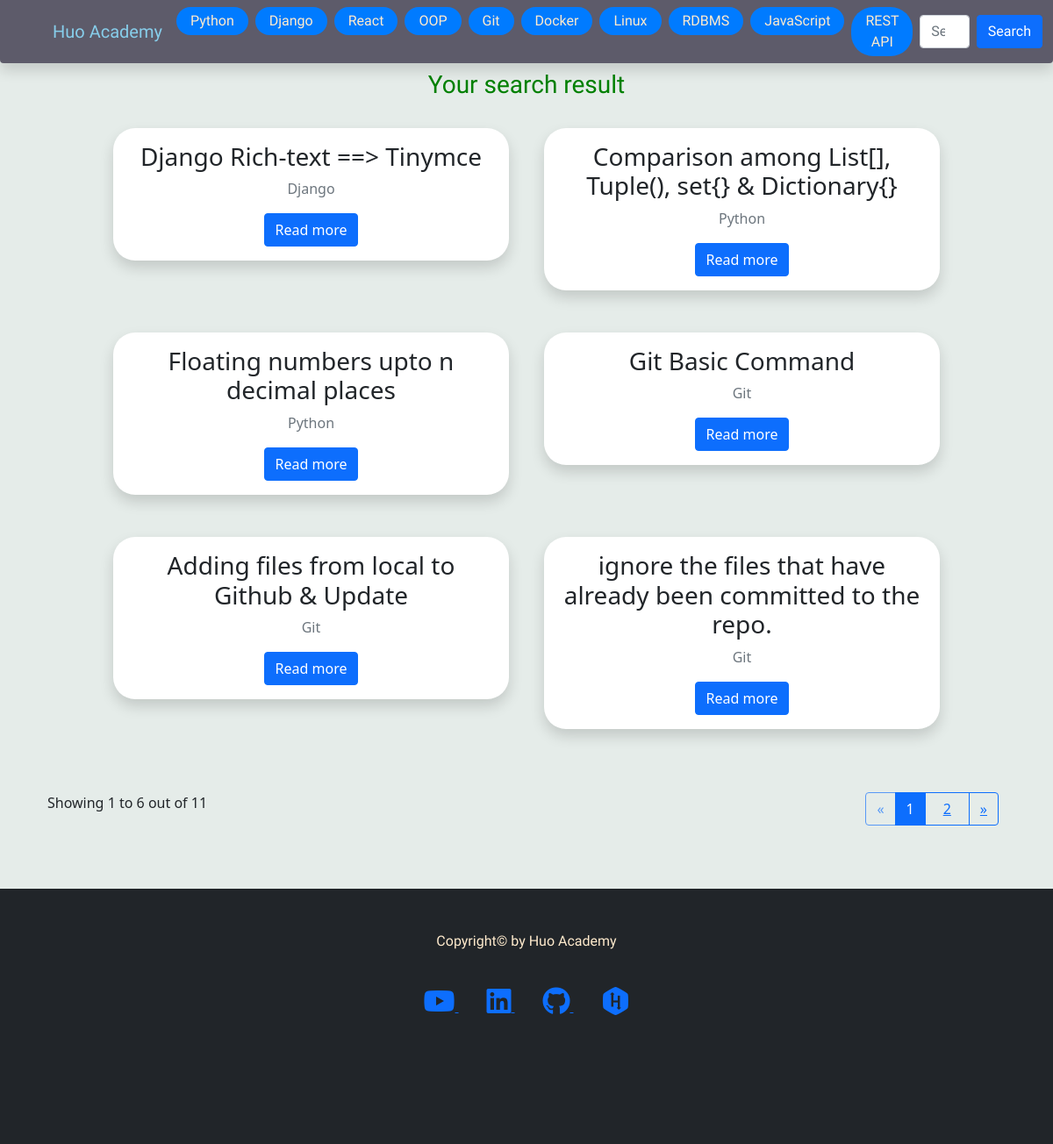
Screenshot of /search with the database file from the repository.
### blog/models.py (models this page shows, shortened)
class category(models.Model):
    name = models.CharField(max_length=50)
    def __str__(self):
        return self.name

class blogPost(models.Model):
    category = models.ForeignKey(category, on_delete=models.SET_NULL, null=True, blank=True )
    subCategory = models.ForeignKey(subCategory, on_delete=models.SET_NULL, null=True, blank=True )
    date = models.DateField(default=datetime.now)
    title = models.CharField(max_length=500)
    desc = tinymce_models.HTMLField(null=True,blank=True)

### blog/views.py (the view)
# urls.py: path('search', views.search_view, name='search')
def search_view(request):
    search=''
    searchItem = BMODEL.blogPost.objects.all()
    total_searchItem=searchItem.count() # for counting total in pagination
    if request.method == 'POST':
        search = request.POST.get('search')
        searchItem = BMODEL.blogPost.objects.filter(title__contains = search)
        total_searchItem=searchItem.count() # for counting total in pagination
    page = request.GET.get('page', 1)
    paginator = Paginator(searchItem, 6)  #6 objects in each page.
    try:
	    searchItem = paginator.page(page)
    except PageNotAnInteger:
	    searchItem = paginator.page(1)
    except EmptyPage:
	    searchItem = paginator.page(paginator.num_pages)
    context={
        'searchItem':searchItem,
        'search':search,
        'total_searchItem':total_searchItem,
    }
    return render(request, 'home/search.html',context)

### blog/templatetags/nav_tag.py (called while the page is built)
@register.simple_tag
def categoryfornav():
    cat = BMODEL.category.objects.all()
    return cat

### templates/home/search.html (shortened to what this page needs)
{% extends 'home/base.html' %} {% block content %}
<div class="container">
  <div class="row d-flex justify-content-center">
    <h3 class="m-2 heading text-center">Your search result</h3>
    {% for item in searchItem %}
    <div class="col-lg-5 m-2">
      <div class="shadow bgwhite border-radius25 my-3 p-2">
        <div class="row text-center p-2">
          <h3>{{item.title}}</h3>
          <p class="text-muted">{{item.category}}</p>
          <div class="col">
            <a
              href="/blog/{{item.category.id}}?getid={{item.id}}"
              class="btn btn-primary border-radius"
              >Read more</a
            >
          </div>
        </div>
      </div>
    </div>
    {% endfor %}
  </div>
  <br><br>
  <div class="container">
    <div class="row">
      <div class="col-md-6">
        Showing {{searchItem.start_index }} to {{searchItem.end_index }} out of
        {{total_searchItem}}
      </div>
      <div class="col-md-6" style="display: flex; justify-content: end">
        {% if searchItem.has_other_pages %}
        <div class="btn-group me-2" role="group" aria-label="First group">
          {% if searchItem.has_previous %}
          <button type="button" class="btn btn-outline-primary">
            <a href="?page={{ searchItem.previous_page_number }}">&laquo;</a>
          </button>
          {% else %}
          <button type="button" class="btn btn-outline-primary disabled">
            <span>&laquo;</span>
          </button>
          {% endif %} {% for i in searchItem.paginator.page_range %}
          {% if searchItem.number == i %}
          <button type="button" class="btn btn-outline-primary active">
            {{ i }}<span class="sr-only">(current)</span>
          </button>
          {% else %}
          <button type="button" class="btn btn-outline-primary">
            <a href="?page={{ i }}" class="p-2">{{ i }}</a>
          </button>
          {% endif %} {% endfor %} {% if searchItem.has_next %}
          <button type="button" class="btn btn-outline-primary">
            <a href="?page={{ searchItem.next_page_number }}">&raquo;</a>
          </button>
          {% else %}
          <button type="button" class="btn btn-outline-primary disabled">
            <span>&raquo;</span>
          </button>
          {% endif %}
        </div>
        {% endif %}
      </div>
    </div>
  </div>
</div>
{% endblock %}

### templates/home/base.html (shortened to what this page needs)
{% load static %} {% load nav_tag %}
<!DOCTYPE html>
<html lang="en">
  <head>
    <link
      href="https://cdn.jsdelivr.net/npm/bootstrap@5.1.3/dist/css/bootstrap.min.css"
      rel="stylesheet"
    />
    <link
      rel="stylesheet"
      href="https://use.fontawesome.com/releases/v5.15.4/css/all.css"
    />
    <link rel="stylesheet" href="{% static 'css/index.css' %}" />
  </head>
  <body class="bodycolor">
    <nav
      class="navbar navbar-expand-lg fixed-top shadow bgcolor rounded-bottom"
    >
      <div class="container-fluid">
        <a class="navbar-brand brandcolor ms-5" href="/">Huo Academy</a>
        <div class="collapse navbar-collapse" id="navbarSupportedContent">
          <ul class="navbar-nav me-auto mb-2 mb-lg-0">
            {% categoryfornav as navcategory %}
            {% for cat in navcategory %}
            {% url 'blog' cat.id as urll %}
            <li class="nav-item me-2 mb-lg-0 mb-3">
              <a
                class="
                  btn
                  textColor
                "
                aria-current="page"
                href="{{ urll }}"
                >{{cat}}</a
              >
            </li>
            {% endfor %}
          </ul>
          <form class="d-flex" method="post" action="/search">
            <input
              class="form-control me-2"
              type="search"
              placeholder="Search"
              aria-label="Search"
              name="search"
              value="{{search}}"
            />
            <button class="btn btn-primary" type="submit">Search</button>
          </form>
        </div>
      </div>
    </nav>
    <br /><br /><br />
    <div style="min-height: 100vh;">{% block content %} {% endblock %}</div>
    <br /><br /><br />
    <footer class="footerHeader">
      <br /><br />
      <div class="container">
        <div class="row text-center textColor">
          <p>Copyright&copy by Huo Academy</p>
        </div>
        <br />
        <div class="row text-center">
          <div class="col">
            <a
              class="m-3"
              target="_blank"
              href="https://www.youtube.com/@InnovateX2023/featured"
            >
              <i class="fab fa-youtube fa-2x"></i>
            </a>
            <a
              class="m-3"
              target="_blank"
              href="https://www.linkedin.com/in/md-habibur-rahman71/"
            >
              <i class="fab fa-linkedin fa-2x"></i>
            </a>
            <a
              class="m-3"
              target="_blank"
              href="https://github.com/Habib16051"
            >
              <i class="fab fa-github fa-2x"></i>
            </a>
            <a
              class="m-3"
              target="_blank"
              href="https://www.hackerrank.com/Habib_IT"
            >
              <i class="fab fa-hackerrank fa-2x"></i>
            </a>
          </div>
        </div>
        <br /><br /><br /><br /><br /><br />
      </div>
    </footer>
  </body>
</html>

### static/css/index.css (style rules this page uses)
.bgwhite { background: white; }
.border-radius25 { border-radius: 25px; }
.heading { color: green; font-family: "Sansita Swashed", cursive; }
footer, nav, .titleFont { font-family: "Acme", sans-serif; }
.navbar-brand { font-family: "Sansita Swashed", cursive; }
.bgcolor { background: #5d5b6a; }
.nav-item .btn { background: #007bff; padding: 3px 15px; border-radius: 25px; }
.brandcolor { color: skyblue; }
.footerHeader { padding: 0px 0px 0px 0px; background-color: #212529; margin: 0px; }
.textColor { color: blanchedalmond; }
.bodycolor { background: #e5ece9; }

### rows the page displays
category: name "Python"
category: name "Django"
category: name "React"
category: name "OOP"
category: name "Git"
category: name "Docker"
category: name "Linux"
category: name "RDBMS"
category: name "JavaScript"
category: name "REST API"
blogPost: title "Django Rich-text ==> Tinymce", category "Django"
blogPost: title "Comparison among List[], Tuple(), set{} & Dictionary{}", category "Python"
blogPost: title "Floating numbers upto n decimal places", category "Python"
blogPost: title "Git Basic Command", category "Git"
blogPost: title "Adding files from local to Github & Update", category "Git"
blogPost: title "ignore the files that have already been committed to the repo.", category "Git"

### other values shown
{{ searchItem.start_index }} "1"
{{ searchItem.end_index }} "6"
{{ total_searchItem }} "11"
{{ i }} "1"
{{ i }} "2"
